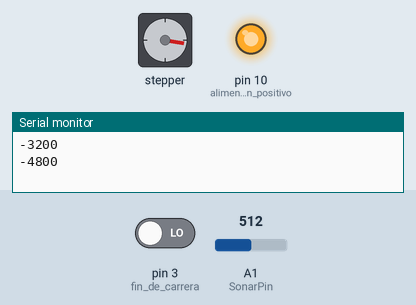
This sketch was run on a simulated Arduino Uno, built with avr-gcc and run on an emulated ATmega328P. Parts: stepper motor, output pins drawn as LEDs (lit = HIGH), the last lines printed to the serial monitor. The test bench sets the inputs (shaded band); at power-on: pin 3 (fin_de_carrera) LOW, A1 (SonarPin) = 512. Stepper angles assume 200 steps per turn.

Above: at 4.8 s.
4.9 s: pin 3 (fin_de_carrera) driven HIGH
At 7.1 s:
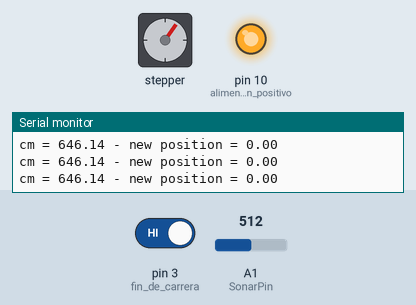
7.7 s: A1 (SonarPin) set to 21
13.7 s: A1 (SonarPin) set to 17
At 14.9 s:
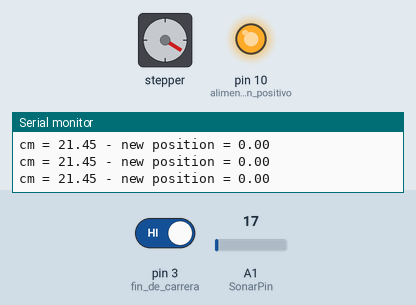
16.4 s: A1 (SonarPin) set to 0
At 18.1 s:
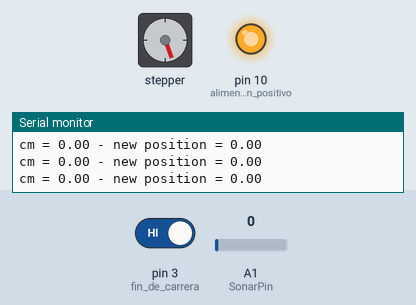
19.1 s: pin 3 (fin_de_carrera) driven LOW
25.1 s: A1 (SonarPin) set to 306
At 28.8 s:
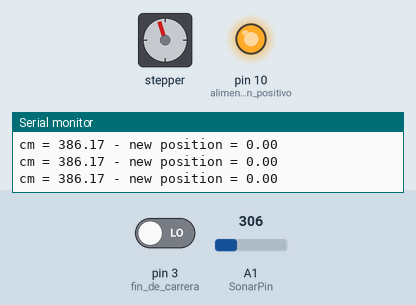
Timing chart, 0 to 30.1 s (numbered marks = the images above; inputs shaded):
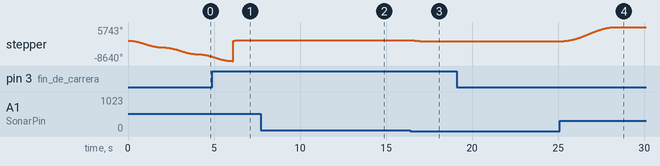

The sketch:

sonar_stepper_02.ino
```cpp
#include <AccelStepper.h>
// #include <MultiStepper.h>

AccelStepper stepper(2, 9, 8);   // EN+, CLK+, CW+, LIB ACCEL
//Variables
float cm = 0.00;                          //conversión valor de lectura
float pcm = cm;                           //cm previo = cm actual
int SonarPin = A1;                        //pin de lectura
int sensorValue;                          //valor de lectura
float newPos;                             //valor de escritura
int pasos;                                //valor de movimiento
int u = 13;                               //valor aprox. mínimo de lectura
boolean debug = false;                    //boolean para consola

void setup() {
  pinMode(SonarPin, INPUT);
  Serial.begin(9600);

  // Stepper config
  stepper.setMaxSpeed(6000.0);
  stepper.setSpeed(2000.0);
  stepper.setAcceleration(2000.0);
  pinMode(10, OUTPUT);                  //alimentación positivo
  pinMode(3, INPUT);                    //fin de carrera
  digitalWrite(10, HIGH);               //devolución al inicio hasta que presiona el botón de inicio de carrea
  long target1 = -1600;
  while (digitalRead(3) == LOW) {
    stepper.runToNewPosition(target1);
    target1 -= 1600;
    Serial.println(target1);
  }
  stepper.setCurrentPosition(0);
  stepper.runToNewPosition(20);

}

void loop() {
  readSonar();
  if (abs(cm - pcm < 10)) {               //calcula delta entre lectura actual y lectura anterior
    gotoPosition(cm);                     //si es menor a 10, va a la posición leída
  }
  if (digitalRead(3) == HIGH) {
    cm = u;
  }
}


void readSonar() {
  pcm = cm;
  sensorValue = analogRead(SonarPin);     //lee el valor de entrada del sensor
  delay(50);
  // Inch = (sensorValue * 0.497);           //calculo en pulgadas
  //cm = Inch * 2.54;                       //calculo en cms
  cm = (sensorValue * 1.262);
  Serial.print("cm = ");
  Serial.print(cm);
  Serial.print(" - new position = ");
  Serial.println(newPos);
}

void gotoPosition(float target) {
  float newPos = map(target, u, 200, 0, 1600); //1600 pasos = 360°
  stepper.runToNewPosition(newPos);
}
```

Measured:
- the behaviour switches between 19 and 18 on A1 (SonarPin) (found by bisection; images 1 and 2)
- after the input at 13.7 s, stepper: turns 86° clockwise in 0.26 s, starting after 0.10 s
- after the input at 16.4 s, stepper: turns 322° counter-clockwise in 0.59 s, starting after 0.06 s
- after the input at 25.1 s, stepper: turns 5943° clockwise in 3.1 s, starting after 0.13 s
